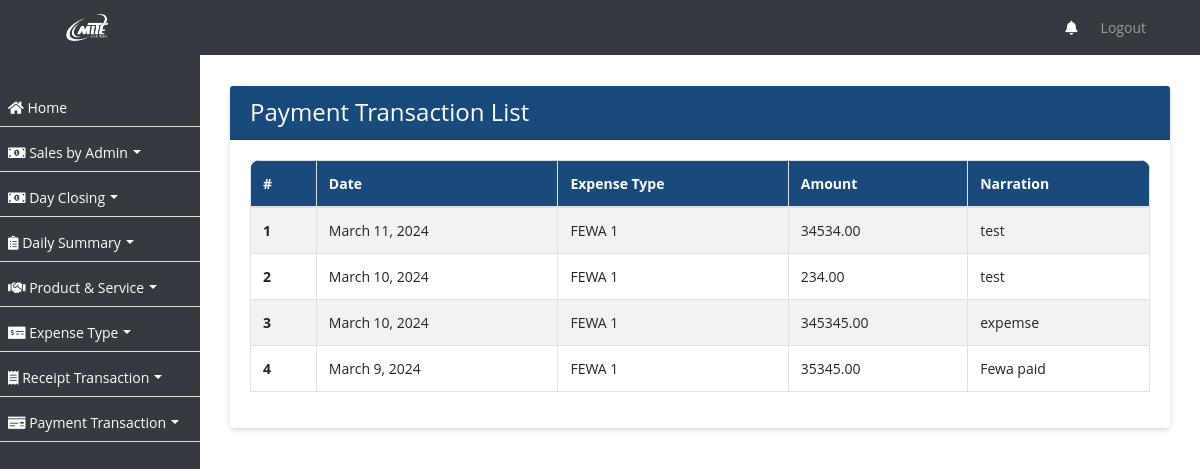
Before: /payment-transaction/ with the older database file.
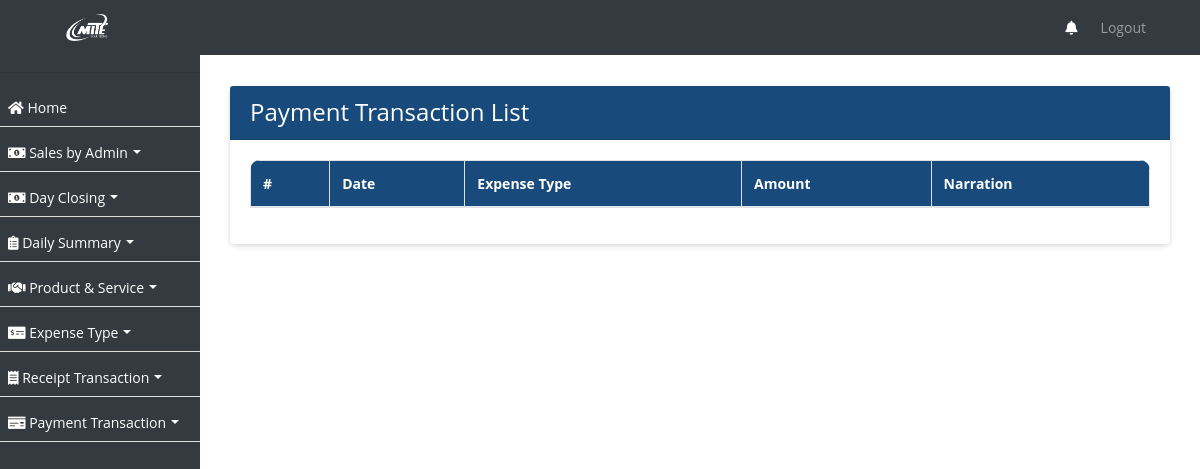
After: the same page with the newer database file.
### ezshopapp/models.py (models this page shows, shortened)
class PaymentTransaction(models.Model):
    date = models.DateField()
    expense_type = models.ForeignKey(ExpenseType, on_delete=models.CASCADE)
    amount = models.DecimalField(max_digits=10, decimal_places=2)
    narration = models.TextField()
    created_on = models.DateTimeField(auto_now_add=True, null=True)

class ExpenseType(models.Model):
    name = models.CharField(max_length=255)
    created_on = models.DateTimeField(auto_now_add=True, null=True)

### ezshopapp/views.py (the view)
# urls.py: path('payment-transaction/', PaymentTransactionListView.as_view(), name='payment_transaction_list'),
class PaymentTransactionListView(ListView):
    model = PaymentTransaction
    template_name = 'payment_transaction_list.html'
    def get_queryset(self):
        return PaymentTransaction.objects.order_by('-created_on')

### ezshopapp/templates/payment_transaction_list.html (shortened to what this page needs)
{% extends 'base.html' %}
{% block content %}
<div class="container">
  <div class="card">
    <div class="card-header">
      <h4 class="mb-0 text-white">Payment Transaction List</h4>
    </div>
    <div class="card-body">
      <div class="table-responsive">
        <table class="table table-bordered table-striped nowrap" id="ptlist">
          <thead>
            <tr>
              <th scope="col">#</th>
              <th scope="col">Date</th>
              <th scope="col">Expense Type</th>
              <th scope="col">Amount</th>
              <th scope="col">Narration</th>
            </tr>
          </thead>
          <tbody>
            {% for payment_transaction in object_list %}
              <tr>
                <th scope="row">{{ forloop.counter }}</th>
                <td>{{ payment_transaction.date }}</td>
                <td>{{ payment_transaction.expense_type.name }}</td>
                <td>{{ payment_transaction.amount }}</td>
                <td>{{ payment_transaction.narration }}</td>
              </tr>
            {% endfor %}
          </tbody>
        </table>
      </div>
    </div>
  </div>
</div>
{% endblock %}

Changed rows visible on the page:
removed PaymentTransaction: date "March 11, 2024", expense_type.name "FEWA 1", amount "34534.00", narration "test"
removed PaymentTransaction: date "March 10, 2024", expense_type.name "FEWA 1", amount "234.00", narration "test"
removed PaymentTransaction: date "March 10, 2024", expense_type.name "FEWA 1", amount "345345.00", narration "expemse"
removed PaymentTransaction: date "March 9, 2024", expense_type.name "FEWA 1", amount "35345.00", narration "Fewa paid"
